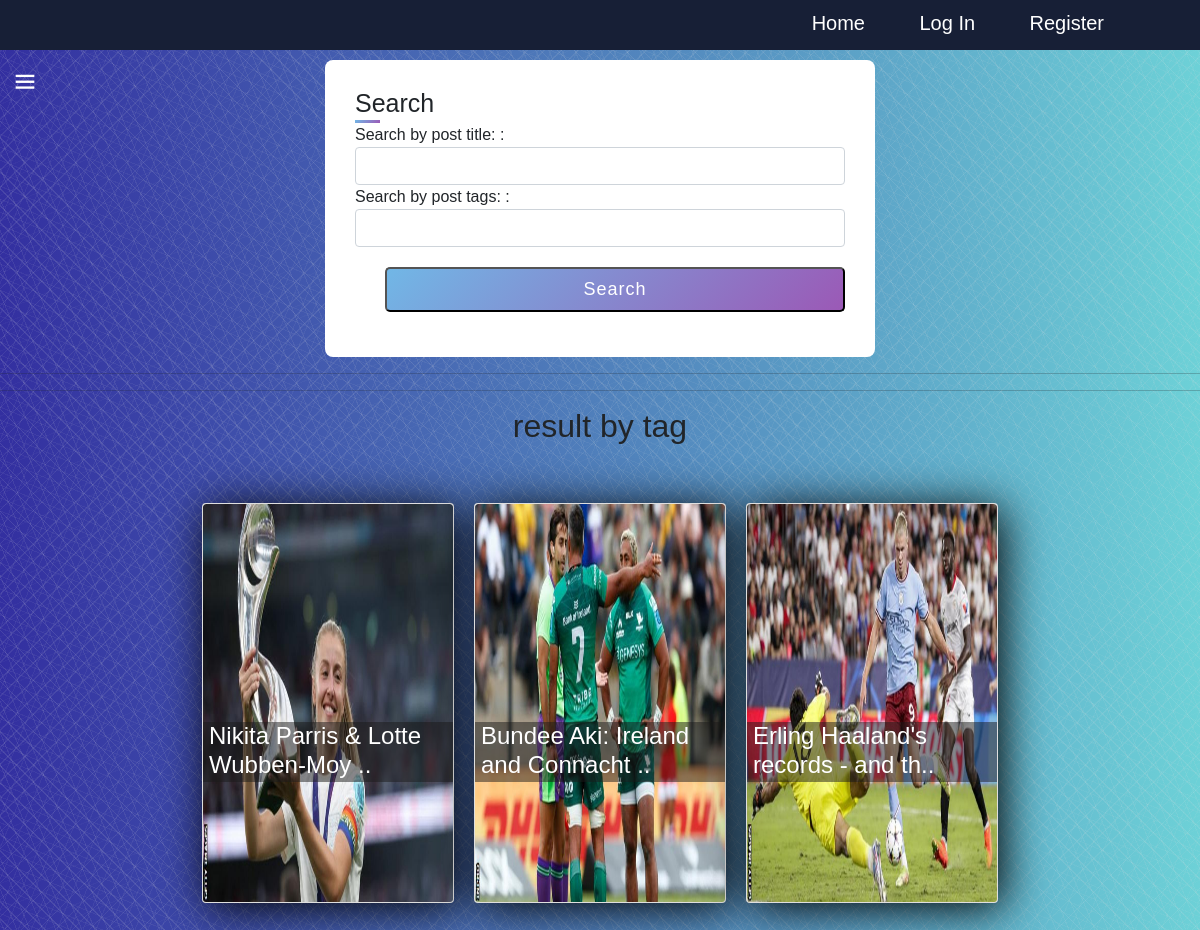
/post/tag/sports, run on the app's committed database.
### post/models.py (models this page shows, shortened)
class Post(models.Model):
    title = models.CharField(max_length=100)
    details = models.TextField()
    picture = models.ImageField(upload_to='images/')
    created_time = models.DateTimeField(auto_now_add=True)
    category=models.ForeignKey(Category , null = True , blank=True , on_delete=models.CASCADE , related_name='post_category')
    num_of_likes=models.IntegerField(default=0)
    def get_post_url(self):
        return reverse('post.show', args=[self.id])
    def __str__(self) -> str:
        return self.title

### post/views.py (the view)
# urls.py: path('tag/<str:tag>', view_tag, name='view_tag')
def view_tag(request, tag):
    new_request = HttpRequest()
    new_request.GET['post_tag'] = tag
    new_request.GET['post_title'] = None
    return search(new_request)

### categories/context_processors.py (called while the page is built)
def categories_processor(request):
    categories = Category.objects.all()
    print('hi')
    print(categories)
    return {'categories': categories}

### categories/models.py (called while the page is built)
    def get_category_url(self):
        return reverse('category.show', args=[self.id])

    def get_subscribe_url(self):
        return reverse('category.subscribe', args=[self.id])

    def get_subscribers(self):
        return set([sub.user for sub in Subscribe.objects.filter(category=self)])

    def __str__(self) -> str:
        return self.title

### post/models.py (called while the page is built)
    @classmethod
    def get_tag(cls , passed_tag):
        try:
            return Tag.objects.get(name = passed_tag)
        except:
            return None

    @classmethod
    def get_posts(cls , tag_name ):
        tag=Tag.get_tag(tag_name)
        try:
            return [tag.post for tag in cls.objects.filter(tag=tag)]
        except:
            return None

### post/views.py (called while the page is built)
def search(request):
    context={}
    print(request.GET)
    if(request.GET):
        if(request.GET["post_title"]):
            passed_title = request.GET["post_title"]
            titled_post= Post.get_post_by_title(passed_title)
            context["titled_post"]=titled_post
        if(request.GET["post_tag"]):
            passed_tag = request.GET["post_tag"]
            tagged_posts= posts_tags.get_posts(passed_tag)
            context["tagged_posts"]=tagged_posts
        print('context', context)
        return render(request ,'post/search.html' , context)
    print('hi')
    context = {'title': 'Posts'}
    return render(request, 'post/search.html', context=context)

### post/templates/post/search.html (shortened to what this page needs)
{% extends 'base/base.html' %}
{% load static %}
{% block content %}
<div class="container" style="margin: 10px auto;">
    <div class="title">Search</div>
    <form  method="get"  enctype="multipart/form-data" class="curd">
        <label for="lname">Search by post title: :</label>
        <input type="text" name="post_title" maxlength="100" class="textinput textInput form-control"  id="post_title">
        <label for="lname">Search by post tags: :</label>
        <input type="text" name="post_tag" maxlength="100" class="textinput textInput form-control" id="post_tag">
        <div class="button">
            <input type="submit" value="Search">
        </div>
    </form>
</div>
<hr>
<hr>
{% if tagged_posts %}
<h2 class="title" style="text-align:center">result by tag </h2>
<div class="cacontainer" style="height: auto; width: auto;">
    {% for post in tagged_posts %}
      <div class="card">
        <a href="{{post.get_post_url}}">
          <img src="{{ post.picture.url }}" alt="" >
          <div class="intro">
              <h4>{{ post.title|slice:":33" }}..</h4>
          </div>
        </a>
    </div>
    {% endfor %}
</div>
{% endif %}
{% endblock %}

### base/static/base/css/style.css (style rules this page uses)
body { background-image: repeating-linear-gradient(135deg, hsla(264,0%,88%,0.03) 0px, hsla(264,0%,88%,0.03) 1px,transparent 1px, transparent 12px),repeating-linear-gradient(45deg, hsla(264,0%,88%,0.03) 0px, hsla(264,0%,88%,0.03) 1px,transparent 1px, transparent 12px), repeating-linear-gradient(67.5deg, hsla(264,0%,88%,0.03) 0px, hsla(264,0%,88%,0.03) 1px,transparent 1px, transparent 12px),repeating-linear-gradient(135deg, hsla(264,0%,88%,0.03) 0px, hsla(264,0%,88%,0.03) 1px,transparent 1px, transparent 12px), repeating-linear-gradient(45deg, hsla(264,0%,88%,0.03) 0px, hsla(264,0%,88%,0.03) 1px,transparent 1px, transparent 12px), repeating-linear-gradient(112.5deg, hsla(264,0%,88%,0.03) 0px, hsla(264,0%,88%,0.03) 1px,transparent 1px, transparent 12px), repeating-linear-gradient(112.5deg, hsla(264,0%,88%,0.03) 0px, hsla(264,0%,88%,0.03) 1px,transparent 1px, transparent 12px), repeating-linear-gradient(45deg, hsla(264,0%,88%,0.03) 0px, hsla(264,0%,88%,0.03) 1px, transparent 1px, transparent 12px),repeating-linear-gradient(22.5deg, hsla(264,0%,88%,0.03) 0px, hsla(264,0%,88%,0.03) 1px,transparent 1px, transparent 12px),repeating-linear-gradient(45deg, hsla(264,0%,88%,0.03) 0px, hsla(264,0%,88%,0.03) 1px,transparent 1px, transparent 12px),repeating-linear-gradient(22.5deg, hsla(264,0%,88%,0.03) 0px, hsla(264,0%,88%,0.03) 1px,transparent 1px, transparent 12px),repeating-linear-gradient(135deg, hsla(264,0%,88%,0.03) 0px, hsla(264,0%,88%,0.03) 1px,transparent 1px, transparent 12px),repeating-linear-gradient(157.5deg, hsla(264,0%,88%,0.03) 0px, hsla(264,0%,88%,0.03) 1px,transparent 1px, transparent 12px),repeating-linear-gradient(67.5deg, hsla(264,0%,88%,0.03) 0px, hsla(264,0%,88%,0.03) 1px,transparent 1px, transparent 12px),repeating-linear-gradient(67.5deg, hsla(264,0%,88%,0.03) 0px, hsla(264,0%,88%,0.03) 1px,transparent 1px, transparent 12px),linear-gradient(90deg, rgb(51,47,160),rgb(109,209,215)); }
* { padding: 0; margin: 0; box-sizing: border-box; font-family: "Segoe UI"; }
a { text-decoration: none; color: inherit; display: flex; align-items: center; }
.cacontainer { display: flex; justify-content: center; height: 100vh; align-items: center; }
.card { background-size: contain; height: 400px; margin: 50px 10px; box-shadow: 5px 5px 45px black; overflow: hidden; }
img { height: 400px; width: 250px; border-radius: 3px; transition: .5s; }
.intro { height: 60px; width: 250px; padding-left: 6px; box-sizing: border-box; position: absolute; bottom: 120px; background: rgb(27, 27, 27 , .5); color: #fff; transition: .5s; }
.container { max-width: 550px; width: 85%; height: 60%; background: #fff; padding: 25px 30px; border-radius: 8px; }
.container .title { font-size: 25px; font-weight: 500; position: relative; }
.container .title::before { content: ''; position: absolute; left: 0; bottom: 0; height: 3px; width: 25px; background: linear-gradient(135deg , #71b7e6 ,#9b59b6 ); }
form .button { height: 45px; margin: 20px 0; padding-left: 30px; }
form .button input { height: 100%; width: 100%; outline: none; color: #fff; font-size: 18px; font-weight: 500; border-radius: 5px; cursor: pointer; letter-spacing: 1px; background: linear-gradient(135deg , #71b7e6 ,#9b59b6 ) ; }

### base/static/base/css/footer.css (style rules this page uses)
* { margin: 0; padding: 0; box-sizing: border-box; font-family: 'Poppins' ,sans-serif; }

### data on the page
Post: picture (picture), title "Nikita Parris & Lotte Wubben-Moy"
Post: picture (picture), title "Bundee Aki: Ireland and Connacht"
Post: picture (picture), title "Erling Haaland's records - and th"
